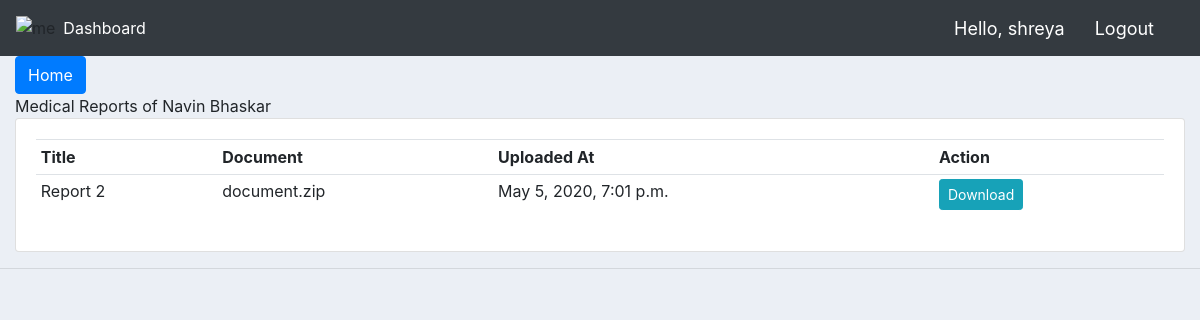
The app's page /get_report/1/ (signed in), older data.
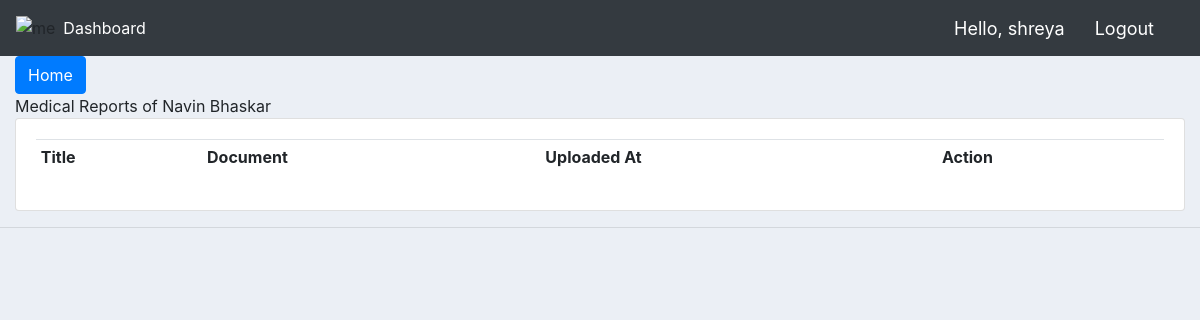
The same page, newer data.
### customers/models.py (models this page shows, shortened)
class Medical_Records(models.Model):
    title = models.CharField(max_length=200, null=True)
    document = models.FileField(default="document.zip", null=True, blank=True)
    patient = models.ForeignKey(Patient, null=True, on_delete= models.SET_NULL)
    date_created = models.DateTimeField(auto_now_add=True, null=True)
    shared_with = models.ManyToManyField(Doctor,  blank=True)

### customers/decorators.py (the view)
		def wrapper_func(request, *args, **kwargs):
			group = None
			if request.user.groups.exists():
				group = request.user.groups.all()[0].name
			if group in allowed_roles:
				return view_func(request, *args, **kwargs)
			else:
				return HttpResponse('You are not authorized to view this page')

### customers/views.py (called while the page is built)
@login_required(login_url='login')
@allowed_users(allowed_roles=['doctor'])
def get_report(request, patient_id):
    medical_record = Medical_Records.objects.filter(patient__id=patient_id, shared_with__id=request.user.doctor.id)
    name = Patient.objects.get(id=patient_id).name
    context = {'medical_record_list': medical_record, "name": name, 'greeting': request.user.doctor.name }
    return render(request, 'customers/patient_record.html', context)

### customers/templates/customers/patient_record.html
{%  extends 'customers/main.html' %}
{% block content %}
<a class="btn btn-primary" href="{% url 'home' %}" role="button">Home</a>
<div class="text-nowrap" style="width: 8rem;">
  Medical Reports of {{name}}
</div>
<div class="row">
	<div class="col-md">
		<div class="card card-body">
			<table class="table table-sm">
				<tr>
					<th>Title</th>
					<th>Document</th>
          <th>Uploaded At</th>
					<th>Action</th>
				</tr>
        {% for record in medical_record_list %}
        <tr>
          <td>{{record.title}}</td>
          <td>{{record.document}}</td>
          <td>{{record.date_created}}</td>
          <td><a class="btn btn-sm btn-info" href="{% url 'download' record.id %}">Download</a></td>
        </tr>
        {% endfor %}
			</table>
		</div>
	</div>
</div>
{% endblock content %}

Row changes from the older to the newer data that the page shows:
removed Medical_Records: title "Report 2", document "document.zip", date_created "May 5, 2020, 7:01 p.m."
